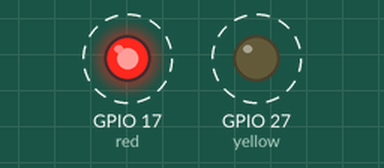
Recording of a program running on a simulated Raspberry Pi (BCM pin numbers). Parts: output pins drawn as LEDs (lit = HIGH). Dashed ring = blinking. At 2.0 s the program stops and its outputs stay as they are.

Above: at 0.1 s.
Timing chart, 0 to 3.0 s (numbered marks = the images above):
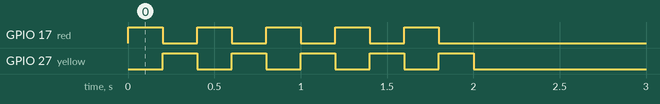

The program:

testLED.py
```python
from gpiozero import LED
from gpiozero import Button
from time import sleep

red = LED(17)
yellow = LED(27)

for i in range(5):
    yellow.off()
    red.on()
    sleep(0.2)
    yellow.on()
    red.off()
    sleep(0.2)

yellow.off()
red.off()
```

Measured:
- by itself, GPIO 17 (red), GPIO 27 (yellow): alternates HIGH for 0.20 s and LOW for 0.20 s, 10 changes in all, then stays LOW
